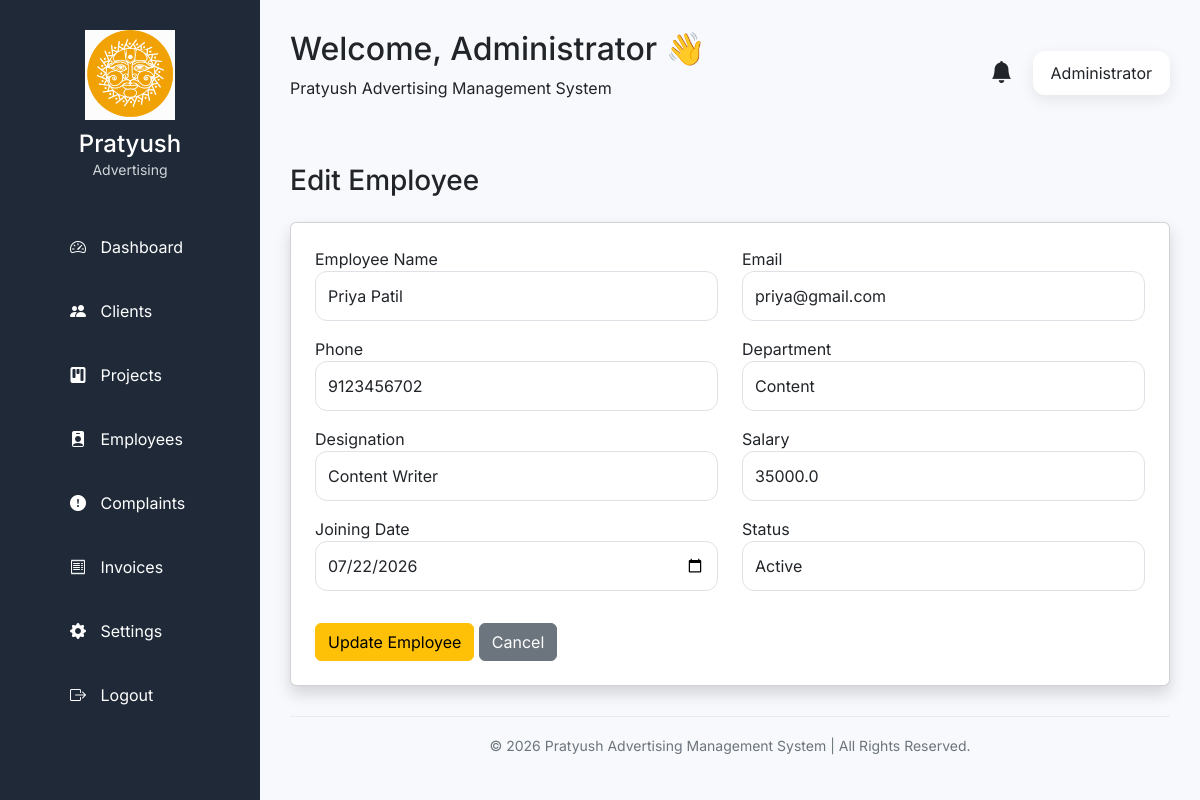
Page /employees/edit/2 (signed in) on the committed database.
### models/employee.py (models this page shows)
class Employee(db.Model):
    __tablename__ = "employees"
    id = db.Column(db.Integer, primary_key=True)
    employee_name = db.Column(db.String(100), nullable=False)
    email = db.Column(db.String(100), unique=True, nullable=False)
    phone = db.Column(db.String(20), nullable=False)
    department = db.Column(db.String(50), nullable=False)
    designation = db.Column(db.String(50), nullable=False)
    salary = db.Column(db.Float, nullable=False)
    joining_date = db.Column(db.Date, nullable=False)
    status = db.Column(db.String(20), default="Active")
    created_at = db.Column(db.DateTime, default=datetime.utcnow)

### app.py (the view, shortened to what this page needs)
@app.route("/employees/edit/<int:id>", methods=["GET", "POST"])
def edit_employee(id):
    if "user" not in session:
        return redirect(url_for("login"))
    employee = Employee.query.get_or_404(id)
    return render_template(
        "edit_employee.html",
        employee=employee,
        username=session["user"]
    )

### templates/edit_employee.html (shortened to what this page needs)
{% extends "dashboard_base.html" %}
{% block dashboard_content %}
    <h3 class="mb-4">Edit Employee</h3>
<form method="POST">
    <div class="card shadow p-4">
        <div class="row">
            <div class="col-md-6 mb-3">
                <label>Employee Name</label>
                <input type="text"
                       class="form-control"
                       name="employee_name"
                       value="{{ employee.employee_name }}"
                       required>
            </div>
            <div class="col-md-6 mb-3">
                <label>Email</label>
                <input type="email"
                       class="form-control"
                       name="email"
                       value="{{ employee.email }}"
                       required>
            </div>
            <div class="col-md-6 mb-3">
                <label>Phone</label>
                <input type="text"
                       class="form-control"
                       name="phone"
                       value="{{ employee.phone }}"
                       required>
            </div>
            <div class="col-md-6 mb-3">
                <label>Department</label>
                <input type="text"
                       class="form-control"
                       name="department"
                       value="{{ employee.department }}"
                       required>
            </div>
            <div class="col-md-6 mb-3">
                <label>Designation</label>
                <input type="text"
                       class="form-control"
                       name="designation"
                       value="{{ employee.designation }}"
                       required>
            </div>
            <div class="col-md-6 mb-3">
                <label>Salary</label>
                <input type="number"
                       class="form-control"
                       name="salary"
                       value="{{ employee.salary }}"
                       required>
            </div>
            <div class="col-md-6 mb-3">
                <label>Joining Date</label>
                <input type="date"
                       class="form-control"
                       name="joining_date"
                       value="{{ employee.joining_date }}"
                       required>
            </div>
            <div class="col-md-6 mb-3">
                <label>Status</label>
                <select class="form-control" name="status">
                    <option {% if employee.status=="Active" %}selected{% endif %}>Active</option>
                </select>
            </div>
<div class="mt-3">
    <button type="submit" class="btn btn-warning">
        Update Employee
    </button>
    <a href="/employees" class="btn btn-secondary">
        Cancel
    </a>
</div>
    </div>
</form>
</div>
{% endblock %}

### static/css/style.css (style rules this page uses)
* { margin:0; padding:0; box-sizing:border-box; }
body { font-family:'Inter',sans-serif; background:#FFFDF8; }
.form-control { height:50px; border-radius:12px; }

### static/css/dashboard.css (style rules this page uses)
* { margin:0; padding:0; box-sizing:border-box; font-family:'Inter',sans-serif; }
body { background:#F8F9FC; overflow-x:hidden; }

### rows in the picture
Employee: employee_name "Priya Patil", email "priya@gmail.com", phone "9123456702", department "Content", designation "Content Writer", salary "35000.0", joining_date "07/22/2026", status "Active"

### other values in the picture
{{ username }} "Administrator"
